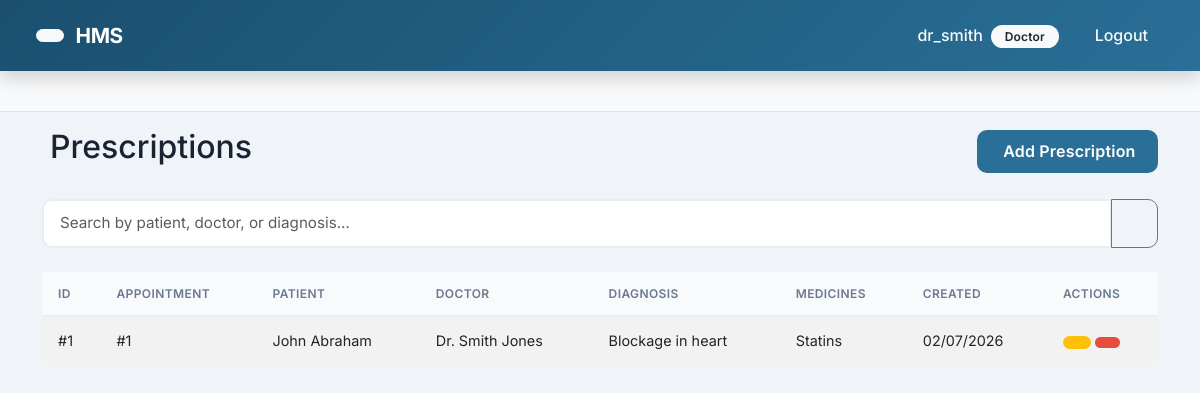
Screenshot of /prescriptions/ (signed in) with the database file from the repository.
### accounts/models.py (models this page shows, shortened)
class Profile(models.Model):
    ROLE_CHOICES = (
        ('ADMIN', 'Admin'),
        ('DOCTOR', 'Doctor'),
        ('RECEPTIONIST', 'Receptionist'),
        ('PATIENT', 'Patient'),
    )
    user = models.OneToOneField(User, on_delete=models.CASCADE, related_name='profile')
    role = models.CharField(max_length=20, choices=ROLE_CHOICES, default='PATIENT')

### prescriptions/models.py (models this page shows, shortened)
class Prescription(models.Model):
    prescription_id = models.AutoField(primary_key=True)
    appointment = models.OneToOneField(Appointment, on_delete=models.CASCADE, related_name='prescription')
    diagnosis = models.TextField()
    medicines = models.TextField()  # can be a comma-separated list or detailed text
    notes = models.TextField(blank=True, null=True)
    created_at = models.DateTimeField(auto_now_add=True)

### appointments/models.py (models this page shows, shortened)
class Appointment(models.Model):
    STATUS_CHOICES = (
        ('Scheduled', 'Scheduled'),
        ('Completed', 'Completed'),
        ('Cancelled', 'Cancelled'),
    )
    appointment_id = models.AutoField(primary_key=True)
    patient = models.ForeignKey(Patient, on_delete=models.CASCADE, related_name='appointments')
    doctor = models.ForeignKey(Doctor, on_delete=models.CASCADE, related_name='appointments')
    appointment_date = models.DateField()
    appointment_time = models.TimeField()
    status = models.CharField(max_length=20, choices=STATUS_CHOICES, default='Scheduled')
    remarks = models.TextField(blank=True, null=True)
    class Meta:
        ordering = ['appointment_date', 'appointment_time']

### patients/models.py (models this page shows, shortened)
class Patient(models.Model):
    GENDER_CHOICES = (
        ('M', 'Male'),
        ('F', 'Female'),
        ('O', 'Other'),
    )
    BLOOD_GROUP_CHOICES = (
        ('A+', 'A+'), ('A-', 'A-'),
        ('B+', 'B+'), ('B-', 'B-'),
        ('AB+', 'AB+'), ('AB-', 'AB-'),
        ('O+', 'O+'), ('O-', 'O-'),
    )
    patient_id = models.AutoField(primary_key=True)
    user = models.OneToOneField(User, on_delete=models.CASCADE, related_name='patient_profile')
    first_name = models.CharField(max_length=50)
    last_name = models.CharField(max_length=50)
    gender = models.CharField(max_length=1, choices=GENDER_CHOICES)
    age = models.PositiveIntegerField()
    blood_group = models.CharField(max_length=3, choices=BLOOD_GROUP_CHOICES, blank=True, null=True)
    email = models.EmailField(unique=True)
    phone = models.CharField(max_length=15)
    address = models.TextField(blank=True, null=True)
    profile_image = models.ImageField(upload_to='patient_profiles/', blank=True, null=True)
    created_at = models.DateTimeField(auto_now_add=True)
    class Meta:
        ordering = ['-created_at']

### doctors/models.py (models this page shows, shortened)
class Doctor(models.Model):
    doctor_id = models.AutoField(primary_key=True)
    user = models.OneToOneField(User, on_delete=models.CASCADE, related_name='doctor_profile')
    first_name = models.CharField(max_length=50)
    last_name = models.CharField(max_length=50)
    email = models.EmailField(unique=True)
    phone = models.CharField(max_length=15)
    specialization = models.CharField(max_length=100)
    experience = models.IntegerField()  # years of experience
    department = models.ForeignKey(Department, on_delete=models.CASCADE, related_name='doctors')
    profile_image = models.ImageField(upload_to='doctor_profiles/', blank=True, null=True)
    joining_date = models.DateField(auto_now_add=True)
    class Meta:
        ordering = ['-joining_date']

### prescriptions/views.py (the view, shortened to what this page needs)
# urls.py: path('', views.prescription_list, name='list'),
@login_required
def prescription_list(request):
    if not has_prescription_permission(request.user):
        messages.error(request, 'You do not have permission to view this page.')
        return redirect('accounts:patient_dashboard')
    query = request.GET.get('q', '')
    prescriptions = Prescription.objects.all().select_related('appointment__patient', 'appointment__doctor')
    paginator = Paginator(prescriptions, 5)
    page_number = request.GET.get('page')
    page_obj = paginator.get_page(page_number)
    context = {'page_obj': page_obj, 'query': query}
    return render(request, 'prescriptions/prescription_list.html', context)

### prescriptions/views.py (called while the page is built)
def has_prescription_permission(user):
    return hasattr(user, 'profile') and user.profile.role in ['ADMIN', 'DOCTOR', 'RECEPTIONIST']

### templates/prescriptions/prescription_list.html (shortened to what this page needs)
{% extends 'base.html' %}
{% block content %}
<div class="d-flex justify-content-between align-items-center mb-4">
    <h2>Prescriptions</h2>
    <a href="{% url 'prescriptions:add' %}" class="btn btn-primary">
         Add Prescription
    </a>
</div>
<form method="get" class="mb-4">
    <div class="input-group">
        <input type="text" name="q" class="form-control" placeholder="Search by patient, doctor, or diagnosis..." value="{{ query }}">
        <button class="btn btn-outline-secondary" type="submit"></button>
    </div>
</form>
<div class="table-responsive">
    <table class="table table-striped table-hover align-middle">
        <thead class="table-dark">
            <tr>
                <th>ID</th>
                <th>Appointment</th>
                <th>Patient</th>
                <th>Doctor</th>
                <th>Diagnosis</th>
                <th>Medicines</th>
                <th>Created</th>
                <th>Actions</th>
            </tr>
        </thead>
        <tbody>
            {% for prescription in page_obj %}
            <tr>
                <td>#{{ prescription.prescription_id }}</td>
                <td>#{{ prescription.appointment.appointment_id }}</td>
                <td>{{ prescription.appointment.patient.first_name }} {{ prescription.appointment.patient.last_name }}</td>
                <td>Dr. {{ prescription.appointment.doctor.first_name }} {{ prescription.appointment.doctor.last_name }}</td>
                <td>{{ prescription.diagnosis|truncatechars:30 }}</td>
                <td>{{ prescription.medicines|truncatechars:30 }}</td>
                <td>{{ prescription.created_at|date:"d/m/Y" }}</td>
                <td>
                    <a href="{% url 'prescriptions:edit' prescription.pk %}" class="btn btn-sm btn-warning">
                    </a>
                    <a href="{% url 'prescriptions:delete' prescription.pk %}" class="btn btn-sm btn-danger">
                    </a>
                </td>
            </tr>
            {% empty %}
            <tr><td colspan="8" class="text-center">No prescriptions found.</td></tr>
            {% endfor %}
        </tbody>
    </table>
</div>
{% endblock %}

### templates/base.html (shortened to what this page needs)
{% load static %}
<!DOCTYPE html>
<html lang="en">
<head>
    <link href="https://cdn.jsdelivr.net/npm/bootstrap@5.3.0/dist/css/bootstrap.min.css" rel="stylesheet">
    <link rel="stylesheet" href="{% static 'css/custom.css' %}">
</head>
<body>
    <nav class="navbar navbar-expand-lg navbar-dark bg-primary sticky-top shadow">
        <div class="container-fluid">
            <button onclick="window.history.back();" class="btn btn-light btn-sm me-2" title="Go Back">
            </button>
            <a class="navbar-brand" href="
                {% if request.user.is_authenticated %}
                    {% if request.user.profile.role == 'ADMIN' %}
                        {% url 'accounts:admin_dashboard' %}
                    {% elif request.user.profile.role == 'DOCTOR' %}
                        {% url 'accounts:doctor_dashboard' %}
                    {% elif request.user.profile.role == 'RECEPTIONIST' %}
                        {% url 'accounts:receptionist_dashboard' %}
                    {% else %}
                        {% url 'accounts:patient_dashboard' %}
                    {% endif %}
                {% else %}
                    {% url 'accounts:login' %}
                {% endif %}
            ">
                 HMS
            </a>
            <div class="collapse navbar-collapse" id="navbarNav">
                <ul class="navbar-nav ms-auto">
                    {% if request.user.is_authenticated %}
                        <li class="nav-item">
                            <span class="nav-link text-light">
                                 {{ request.user.username }}
                                <span class="badge bg-light text-dark ms-1">{{ request.user.profile.role|title }}</span>
                            </span>
                        </li>
                        <li class="nav-item">
                            <a class="nav-link text-light" href="{% url 'accounts:logout' %}">
                                 Logout
                            </a>
                        </li>
                    {% endif %}
                </ul>
            </div>
        </div>
    </nav>
    {% block breadcrumbs %}
    <nav aria-label="breadcrumb" class="bg-light py-2 px-3 border-bottom">
        <div class="container-fluid">
            <ol class="breadcrumb mb-0">
            </ol>
        </div>
    </nav>
    {% endblock %}
    <div class="container mt-3">
        {% block content %}
        {% endblock %}
    </div>
</body>
</html>

### static/css/custom.css (style rules this page uses)
:root { --primary: #2a6f97; --primary-light: #4a8db7; --primary-dark: #1a4f6f; --secondary: #6c757d; --success: #2ecc71; --warning: #f39c12; --danger: #e74c3c; --info: #3498db; --bg-body: #f0f4f8; --bg-card: #ffffff; --text-primary: #1a2332; --text-muted: #6b7a8f; --shadow-sm: 0 2px 8px rgba(42, 111, 151, 0.08); --shadow-md: 0 8px 32px rgba(42, 111, 151, 0.12); --shadow-lg: 0 16px 48px rgba(42, 111, 151, 0.16); --radius: 16px; --transition: all 0.3s cubic-bezier(0.4, 0, 0.2, 1); }
body { font-family: 'Inter', -apple-system, BlinkMacSystemFont, sans-serif; background: var(--bg-body); color: var(--text-primary); min-height: 100vh; }
.navbar { background: linear-gradient(135deg, var(--primary-dark), var(--primary)) !important; padding: 0.75rem 1.5rem; box-shadow: 0 4px 20px rgba(26, 79, 111, 0.25); position: sticky; top: 0; z-index: 1050; }
.navbar-brand { font-weight: 700; font-size: 1.3rem; letter-spacing: -0.5px; color: white !important; padding: 0.5rem 0; }
.navbar .nav-link { font-weight: 500; padding: 0.6rem 1rem !important; border-radius: 8px; transition: var(--transition); }
.btn { font-weight: 600; padding: 0.6rem 1.4rem; border-radius: 10px; transition: var(--transition); letter-spacing: 0.2px; }
.btn-primary { background: var(--primary); border: none; color: white; }
.btn-danger { background: var(--danger); border: none; }
.btn-sm { padding: 0.35rem 0.8rem; border-radius: 8px; font-size: 0.8rem; }
.table { font-size: 0.9rem; margin-bottom: 0; }
.table thead th { background: #f8fafc; font-weight: 600; font-size: 0.75rem; text-transform: uppercase; letter-spacing: 0.4px; color: var(--text-muted); border-bottom: 2px solid #e9edf4; padding: 0.8rem 1rem; }
.table tbody td { padding: 0.8rem 1rem; vertical-align: middle; border-bottom: 1px solid #f0f4f8; }
.badge { font-weight: 600; padding: 0.35rem 0.85rem; border-radius: 30px; font-size: 0.75rem; letter-spacing: 0.2px; }
.form-control, .form-select { border-radius: 10px; border: 2px solid #e9edf4; padding: 0.7rem 1rem; font-size: 0.95rem; transition: var(--transition); background: white; }
.breadcrumb { background: transparent; padding: 0.75rem 0; margin: 0; }

### rows the page displays
Prescription: prescription_id "1", appointment.appointment_id "1", appointment.patient.first_name "John", appointment.patient.last_name "Abraham", appointment.doctor.first_name "Smith", appointment.doctor.last_name "Jones", diagnosis "Blockage in heart", medicines "Statins", created_at "02/07/2026"

### other values shown
{{ request.user.username }} "dr_smith"
{{ request.user.profile.role|title }} "Doctor"
